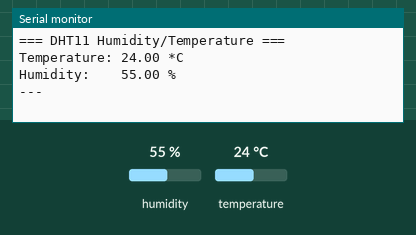
Bench run of a program on a simulated ESP32. Shown: the last lines printed to the serial monitor. Inputs (shaded band) come from the test bench; at power-on: humidity 55 %, temperature 24 °C.

Above: at 2.2 s.
2.3 s: humidity set to 22 %
At 3.5 s:
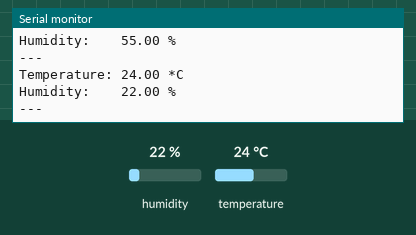
5.0 s: temperature set to 12 °C
At 5.9 s:
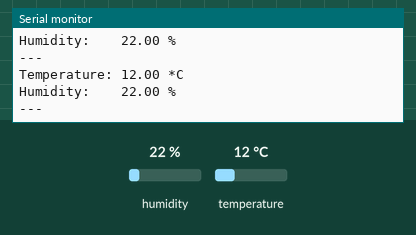
7.7 s: humidity set to 40 %
At 9.5 s:
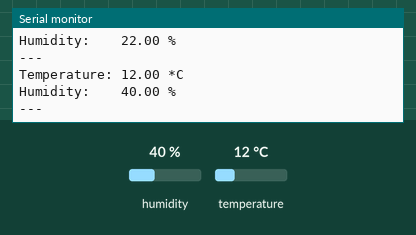
Timing chart, 0 to 11.0 s (numbered marks = the images above; inputs shaded):
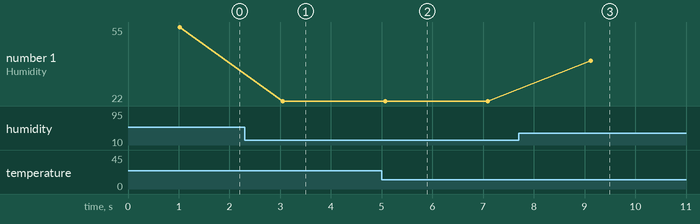

Measured:
- after the input at 2.3 s, the serial monitor: prints a new line after 0.75 s (image 1)
- after the input at 5.0 s, the serial monitor: prints a new line after 0.07 s (image 2)
- after the input at 7.7 s, the serial monitor: prints a new line after 1.4 s (image 3)
- plotted number 1: 55 → 22 after the input at 2.3 s, 22 → 40 after the input at 7.7 s

The program:

main.cpp
```cpp
#include <Arduino.h>
#include <DHT.h>

#define DHT_PIN 4
#define DHT_TYPE DHT11

DHT dht(DHT_PIN, DHT_TYPE);

void setup() {
  Serial.begin(115200);
  delay(1000);

  Serial.println("\n=== DHT11 Humidity/Temperature ===");

  dht.begin();
}

void loop() {
  float temperature = dht.readTemperature();
  float humidity = dht.readHumidity();

  if (isnan(temperature) || isnan(humidity)) {
    Serial.println("Failed to read from DHT11 sensor!");
  } else {
    Serial.printf("Temperature: %.2f *C\n", temperature);
    Serial.printf("Humidity:    %.2f %%\n", humidity);
  }
  Serial.println("---");
  delay(2000);
}
```
